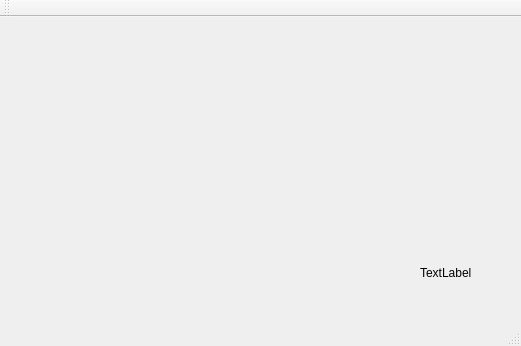
<?xml version="1.0" encoding="UTF-8"?>
<ui version="4.0">
 <class>MainWindow</class>
 <widget class="QMainWindow" name="MainWindow">
  <property name="geometry">
   <rect>
    <x>0</x>
    <y>0</y>
    <width>521</width>
    <height>346</height>
   </rect>
  </property>
  <property name="windowTitle">
   <string>MainWindow</string>
  </property>
  <widget class="QWidget" name="centralWidget">
   <widget class="QLabel" name="label">
    <property name="geometry">
     <rect>
      <x>420</x>
      <y>240</y>
      <width>81</width>
      <height>31</height>
     </rect>
    </property>
    <property name="text">
     <string>TextLabel</string>
    </property>
   </widget>
  </widget>
  <widget class="QMenuBar" name="menuBar">
   <property name="geometry">
    <rect>
     <x>0</x>
     <y>0</y>
     <width>521</width>
     <height>21</height>
    </rect>
   </property>
  </widget>
  <widget class="QToolBar" name="mainToolBar">
   <attribute name="toolBarArea">
    <enum>TopToolBarArea</enum>
   </attribute>
   <attribute name="toolBarBreak">
    <bool>false</bool>
   </attribute>
  </widget>
  <widget class="QStatusBar" name="statusBar"/>
 </widget>
 <layoutdefault spacing="6" margin="11"/>
 <resources/>
 <connections/>
</ui>
